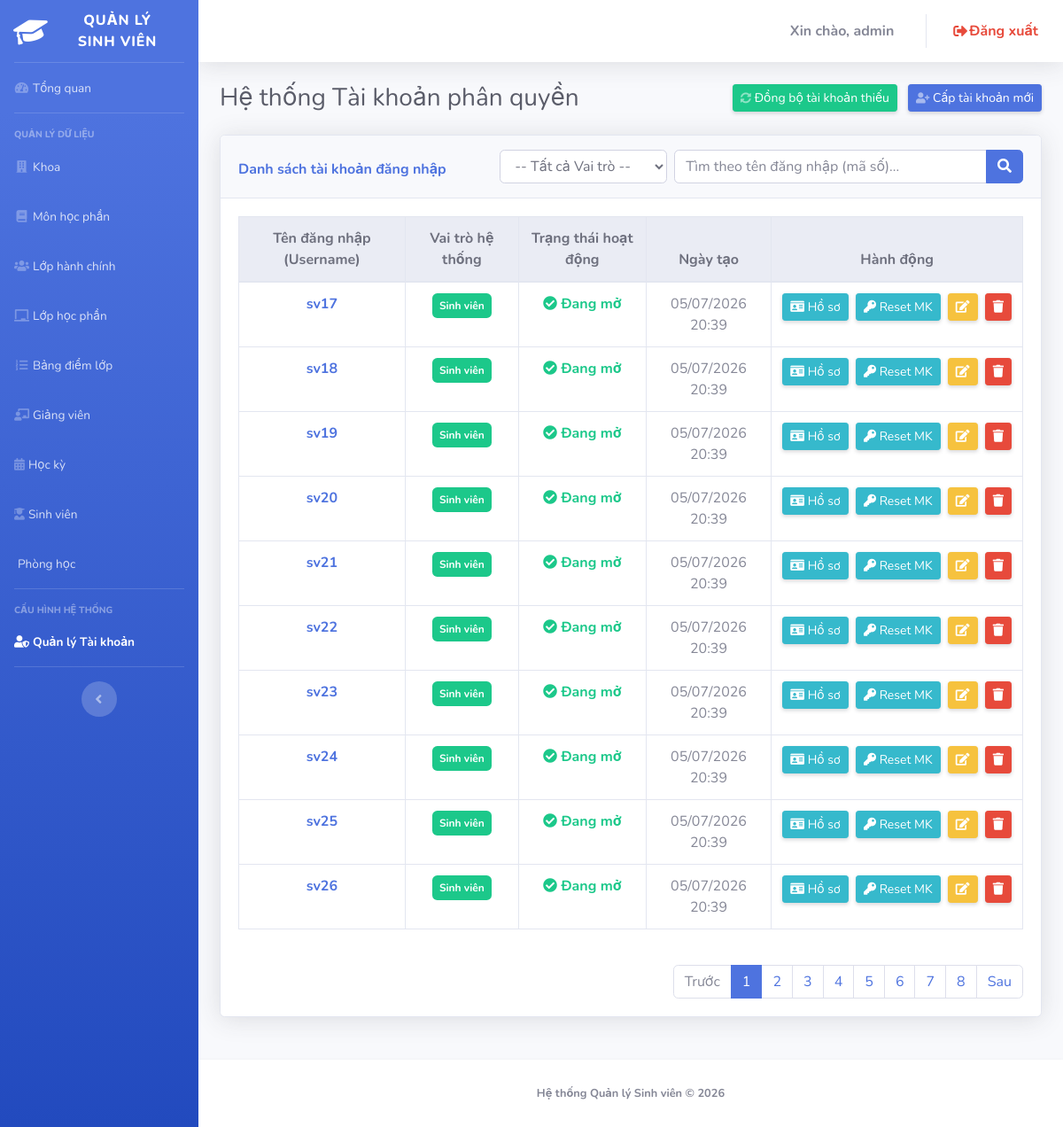
The page /admin/index.php?page=accounts (signed in) on the database its author committed.
### tables this page shows
CREATE TABLE
  `accounts` (
    `username` varchar(20) NOT NULL,
    `password` varchar(255) DEFAULT NULL,
    `role` varchar(20) NOT NULL,
    `isActive` tinyint (1) DEFAULT 1,
    `createdAt` datetime DEFAULT current_timestamp()
  );

### admin/accounts.php (the view, shortened to what this page needs)
<?php
$keyword = $_GET['keyword'] ?? '';
$filter_role = $_GET['filter_role'] ?? '';
$limit = 10;
$p = isset($_GET['p']) ? (int) $_GET['p'] : 1;
$offset = (int) (($p - 1) * $limit);
$baseSelect = "SELECT username, role, isActive, createdAt FROM Accounts";
$whereClauses = [];
$params = [];
$whereString = !empty($whereClauses) ? " WHERE " . implode(" AND ", $whereClauses) : "";
$countSql = "SELECT COUNT(*) FROM Accounts" . $whereString;
$countStmt = $pdo->prepare($countSql);
$countStmt->execute($params);
$totalRows = $countStmt->fetchColumn();
$sql = $baseSelect . $whereString . " ORDER BY createdAt DESC LIMIT $limit OFFSET $offset";
$stmt = $pdo->prepare($sql);
$stmt->execute($params);
$accounts = $stmt->fetchAll();
$totalPages = ceil($totalRows / $limit);
?>
<div class="d-sm-flex align-items-center justify-content-between mb-4">
    <h1 class="h3 mb-0 text-gray-800">Hệ thống Tài khoản phân quyền</h1>
    <div>
        <form method="POST" class="d-inline mr-2">
            <button type="submit" class="btn btn-sm btn-success shadow-sm"
                onclick="return confirm('Hệ thống sẽ quét và tạo tài khoản cho các SV/GV chưa có. Mật khẩu mặc định là 123456. Khuyến cáo thực hiện vào giờ thấp điểm. Tiếp tục?')">
                <i class="fas fa-sync-alt fa-sm text-white-50"></i> Đồng bộ tài khoản thiếu
            </button>
        </form>
        <button class="btn btn-sm btn-primary shadow-sm" data-toggle="modal" data-target="#addModal">
            <i class="fas fa-user-plus fa-sm text-white-50"></i> Cấp tài khoản mới
        </button>
    </div>
</div>
<div class="card shadow mb-4">
    <div class="card-header py-3 row align-items-center m-0">
        <div class="col-md-4 mt-2 px-0">
            <h6 class="font-weight-bold text-primary m-0">Danh sách tài khoản đăng nhập</h6>
        </div>
        <div class="col-md-8 px-0">
            <form method="GET" action="index.php" class="mb-0 row no-gutters align-items-center">
                <div class="col-md-4 pr-md-2 mb-2 mb-md-0">
                    <select name="filter_role" class="form-control" onchange="this.form.submit()">
                        <option value="">-- Tất cả Vai trò --</option>
                    </select>
                </div>
                <div class="col-md-8">
                    <div class="input-group w-100">
                        <input type="text" name="keyword" class="form-control"
                            placeholder="Tìm theo tên đăng nhập (mã số)..." value="<?= htmlspecialchars($keyword) ?>">
                        <div class="input-group-append">
                            <button class="btn btn-primary" type="submit"><i class="fas fa-search"></i></button>
                        </div>
                    </div>
                </div>
            </form>
        </div>
    </div>
    <div class="card-body">
        <div class="table-responsive">
            <table class="table table-bordered table-hover align-middle text-center" width="100%">
                <thead class="thead-light">
                    <tr>
                        <th>Tên đăng nhập (Username)</th>
                        <th>Vai trò hệ thống</th>
                        <th>Trạng thái hoạt động</th>
                        <th>Ngày tạo</th>
                        <th width="15%">Hành động</th>
                    </tr>
                </thead>
                <tbody>
                    <?php foreach ($accounts as $acc): ?>
                        <tr>
                            <td class="font-weight-bold text-primary"><?= htmlspecialchars($acc['username']) ?></td>
                            <td>
                                <?php if ($acc['role'] === 'Admin'): ?>
                                    <span class="badge badge-danger p-2">Quản trị viên (Admin)</span>
                                <?php elseif ($acc['role'] === 'Teacher'): ?>
                                    <span class="badge badge-warning p-2">Giảng viên</span>
                                <?php else: ?>
                                    <span class="badge badge-success p-2">Sinh viên</span>
                                <?php endif; ?>
                            </td>
                            <td>
                                <?php if ((int) $acc['isActive'] === 1): ?>
                                    <span class="text-success font-weight-bold"><i class="fas fa-check-circle"></i> Đang
                                        mở</span>
                                <?php else: ?>
                                    <span class="text-danger font-weight-bold"><i class="fas fa-ban"></i> Đang khóa</span>
                                <?php endif; ?>
                            </td>
                            <td><?= date('d/m/Y H:i', strtotime($acc['createdAt'])) ?></td>
                            <td class="text-nowrap">
                                <a href="index.php?page=profile&username=<?= urlencode($acc['username']) ?>"
                                    class="btn btn-info btn-sm shadow-sm mr-1">
                                    <i class="fas fa-id-card"></i> Hồ sơ
                                </a>
                                <form method="POST" class="d-inline">
                                    <button type="submit" class="btn btn-info btn-sm shadow-sm mr-1"
                                        onclick="return confirm('Hệ thống sẽ tạo mật khẩu ngẫu nhiên và gửi thẳng vào email của người này. Bạn có chắc chắn?')">
                                        <i class="fas fa-key"></i> Reset MK
                                    </button>
                                </form>
                                <button type="button" class="btn btn-warning btn-sm shadow-sm mr-1"
                                    onclick='openEditModal(<?= json_encode($acc, JSON_HEX_TAG | JSON_HEX_APOS | JSON_HEX_QUOT | JSON_HEX_AMP | JSON_UNESCAPED_UNICODE) ?>)'>
                                    <i class="fas fa-edit"></i>
                                </button>
                                <form method="POST" class="d-inline">
                                    <button type="submit" class="btn btn-danger btn-sm shadow-sm"
                                        onclick="return confirm('Xóa tài khoản có thể làm lỗi lịch sử log. Bạn chắc chắn?')">
                                        <i class="fas fa-trash"></i>
                                    </button>
                                </form>
                            </td>
                        </tr>
                    <?php endforeach; ?>
                </tbody>
            </table>
        </div>
        <?php if ($totalPages > 1): ?>
            <nav class="mt-4">
                <ul class="pagination justify-content-end mb-0">
                    <li class="page-item <?= ($p <= 1) ? 'disabled' : '' ?>"><a class="page-link"
                            href="?page=accounts&keyword=<?= urlencode($keyword) ?>&filter_role=<?= urlencode($filter_role) ?>&p=<?= $p - 1 ?>">Trước</a>
                    </li>
                    <?php for ($i = 1; $i <= $totalPages; $i++): ?>
                        <li class="page-item <?= ($i == $p) ? 'active' : '' ?>"><a class="page-link"
                                href="?page=accounts&keyword=<?= urlencode($keyword) ?>&filter_role=<?= urlencode($filter_role) ?>&p=<?= $i ?>"><?= $i ?></a>
                        </li>
                    <?php endfor; ?>
                    <li class="page-item <?= ($p >= $totalPages) ? 'disabled' : '' ?>"><a class="page-link"
                            href="?page=accounts&keyword=<?= urlencode($keyword) ?>&filter_role=<?= urlencode($filter_role) ?>&p=<?= $p + 1 ?>">Sau</a>
                    </li>
                </ul>
            </nav>
        <?php endif; ?>
    </div>
</div>

### rows shown on the page
accounts: username "sv17", role "Sinh viên", isActive 1 (drawn), createdAt "05/07/2026 20:39"
accounts: username "sv18", role "Sinh viên", isActive 1 (drawn), createdAt "05/07/2026 20:39"
accounts: username "sv19", role "Sinh viên", isActive 1 (drawn), createdAt "05/07/2026 20:39"
accounts: username "sv20", role "Sinh viên", isActive 1 (drawn), createdAt "05/07/2026 20:39"
accounts: username "sv21", role "Sinh viên", isActive 1 (drawn), createdAt "05/07/2026 20:39"
accounts: username "sv22", role "Sinh viên", isActive 1 (drawn), createdAt "05/07/2026 20:39"
accounts: username "sv23", role "Sinh viên", isActive 1 (drawn), createdAt "05/07/2026 20:39"
accounts: username "sv24", role "Sinh viên", isActive 1 (drawn), createdAt "05/07/2026 20:39"
accounts: username "sv25", role "Sinh viên", isActive 1 (drawn), createdAt "05/07/2026 20:39"
accounts: username "sv26", role "Sinh viên", isActive 1 (drawn), createdAt "05/07/2026 20:39"

### other values the page prints
$_SESSION['user']['username'] "admin"
